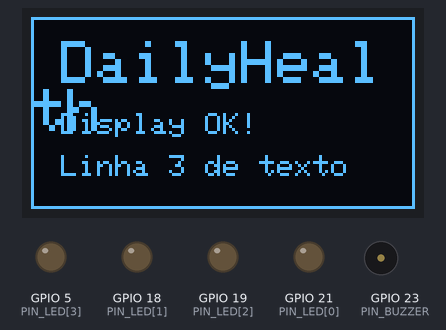
This sketch was run on a simulated ESP32. Parts: 128×64 one-colour display, output pins drawn as LEDs (lit = HIGH), buzzer (waves = sounding). What the sketch prints to the serial monitor is not drawn.

Above: at 1.2 s.
At 4.3 s:
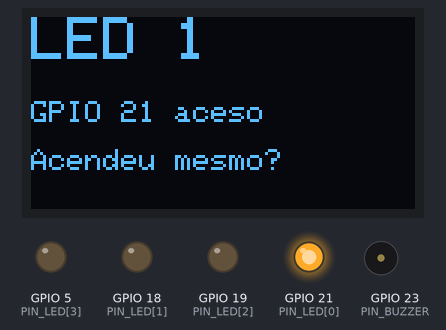
At 5.5 s:
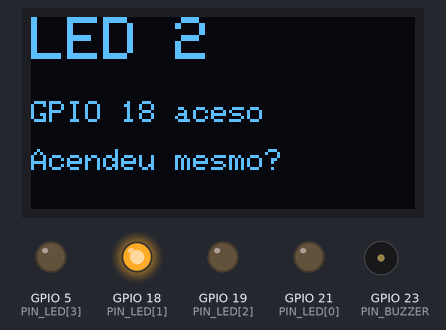
At 11.0 s:
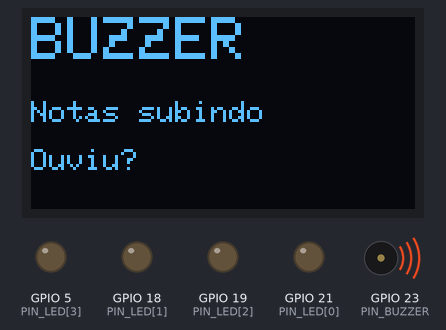
At 21.3 s:
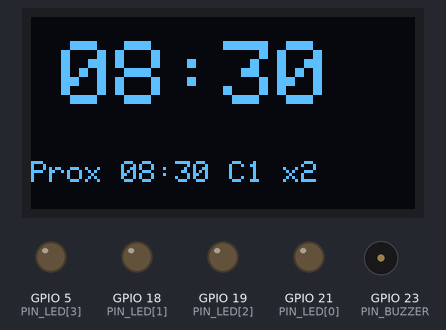
At 34.4 s:
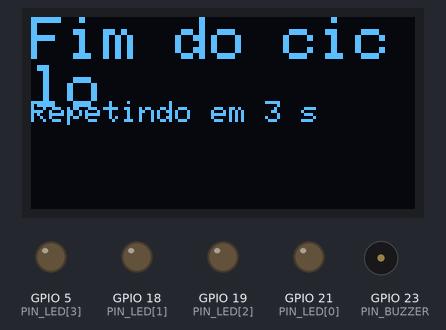
Timing chart, 0 to 35.9 s (numbered marks = the images above):
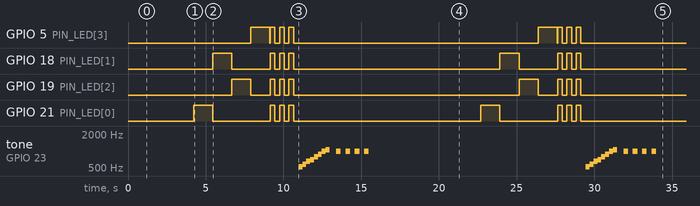

Measured:
- by itself, GPIO 18 (PIN_LED[1]): LOW → HIGH at 5.4 s, → LOW 1.2 s later, → HIGH 2.5 s later, → LOW 0.30 s later, … (16 changes in this stretch)
- by itself, GPIO 19 (PIN_LED[2]): LOW → HIGH at 6.7 s, → LOW 1.2 s later, → HIGH 1.3 s later, → LOW 0.30 s later, … (16 changes in this stretch)
- by itself, GPIO 21 (PIN_LED[0]): LOW → HIGH at 4.2 s, → LOW 1.2 s later, → HIGH 3.7 s later, → LOW 0.30 s later, … (16 changes in this stretch)
- by itself, tone on GPIO 23 (PIN_BUZZER): plays 523 Hz for 0.25 s, 587 Hz for 0.25 s, 659 Hz for 0.25 s, 698 Hz for 0.25 s, 784 Hz for 0.25 s, 880 Hz for 0.25 s … (24 notes in this stretch)
- what the display in image 0 shows lasts 1.5 s, from 1.2 s to 2.7 s
- what the display in image 1 shows lasts 1.3 s, from 4.2 s to 5.5 s
- what the display in image 3 shows lasts 2.4 s, from 11.0 s to 13.4 s

The sketch:

teste_hardware.ino
```cpp
/*
 * TESTE DE HARDWARE - Caixa de Remédios (ESP32)
 * Testa: scanner I2C, display OLED, 4 LEDs e buzzer passivo.
 *
 * Bibliotecas: Adafruit SSD1306 e Adafruit GFX
 * Placa: "ESP32 Dev Module"  |  Monitor Serial: 115200
 *
 * Ligações:
 *   LED 1..4  -> GPIO 21, 18, 19, 5  (cada um com resistor, cátodo no GND)
 *   Buzzer S  -> GPIO 23 (VCC no 3V3, GND no GND)
 *   OLED SDA  -> GPIO 25
 *   OLED SCL  -> GPIO 33
 *   OLED VCC  -> 3V3, GND -> GND
 */

#include <Wire.h>
#include <Adafruit_GFX.h>
#include <Adafruit_SSD1306.h>

const uint8_t PIN_LED[4] = {21, 18, 19, 5};
const uint8_t PIN_BUZZER = 23;
const uint8_t PIN_SDA = 25;
const uint8_t PIN_SCL = 33;

#define OLED_W 128
#define OLED_H 64
Adafruit_SSD1306 display(OLED_W, OLED_H, &Wire, -1);

bool displayOk = false;
uint8_t enderecoOled = 0x3C;

// ---------- utilidades ----------
void tela(const char *linha1, const char *linha2 = "", const char *linha3 = "") {
  Serial.print("[TELA] ");
  Serial.print(linha1);
  Serial.print(" | ");
  Serial.print(linha2);
  Serial.print(" | ");
  Serial.println(linha3);
  if (!displayOk) return;
  display.clearDisplay();
  display.setTextColor(SSD1306_WHITE);
  display.setTextSize(2);
  display.setCursor(0, 0);
  display.print(linha1);
  display.setTextSize(1);
  display.setCursor(0, 28);
  display.print(linha2);
  display.setCursor(0, 44);
  display.print(linha3);
  display.display();
}

void apagarLeds() {
  for (int i = 0; i < 4; i++) digitalWrite(PIN_LED[i], LOW);
}

// Procura dispositivos I2C e devolve o endereço do primeiro encontrado (0 se nenhum)
uint8_t scannerI2C() {
  Serial.println("Procurando dispositivos I2C...");
  uint8_t primeiro = 0;
  for (uint8_t a = 1; a < 127; a++) {
    Wire.beginTransmission(a);
    if (Wire.endTransmission() == 0) {
      Serial.print("  Achei dispositivo em 0x");
      Serial.println(a, HEX);
      if (!primeiro) primeiro = a;
    }
  }
  if (!primeiro) Serial.println("  NENHUM dispositivo I2C encontrado (confira SDA/SCL/VCC/GND).");
  return primeiro;
}

// ---------- testes ----------
void testeLeds() {
  Serial.println("== TESTE DOS LEDS ==");
  for (int i = 0; i < 4; i++) {
    apagarLeds();
    digitalWrite(PIN_LED[i], HIGH);
    char nome[16];
    snprintf(nome, sizeof(nome), "LED %d", i + 1);
    char pino[24];
    snprintf(pino, sizeof(pino), "GPIO %d aceso", PIN_LED[i]);
    tela(nome, pino, "Acendeu mesmo?");
    delay(1200);
  }
  apagarLeds();

  tela("LEDs", "Todos juntos", "");
  for (int v = 0; v < 3; v++) {
    for (int i = 0; i < 4; i++) digitalWrite(PIN_LED[i], HIGH);
    delay(300);
    apagarLeds();
    delay(300);
  }
}

void testeBuzzer() {
  Serial.println("== TESTE DO BUZZER ==");
  tela("BUZZER", "Notas subindo", "Ouviu?");
  const int notas[] = {523, 587, 659, 698, 784, 880, 988, 1047};  // Do ao Do
  for (int i = 0; i < 8; i++) {
    tone(PIN_BUZZER, notas[i]);
    delay(250);
  }
  noTone(PIN_BUZZER);
  delay(400);

  tela("BUZZER", "Alarme: bip bip", "");
  for (int i = 0; i < 4; i++) {
    tone(PIN_BUZZER, 1000);
    delay(300);
    noTone(PIN_BUZZER);
    delay(300);
  }
}

void testeDisplay() {
  Serial.println("== TESTE DO DISPLAY ==");
  if (!displayOk) {
    Serial.println("Display nao iniciou, pulando.");
    return;
  }
  // tela cheia (pixels todos acesos) para achar pixels mortos
  display.clearDisplay();
  display.fillRect(0, 0, OLED_W, OLED_H, SSD1306_WHITE);
  display.display();
  delay(800);

  // moldura + texto
  display.clearDisplay();
  display.drawRect(0, 0, OLED_W, OLED_H, SSD1306_WHITE);
  display.setTextColor(SSD1306_WHITE);
  display.setTextSize(2);
  display.setCursor(10, 8);
  display.print("DailyHealth");
  display.setTextSize(1);
  display.setCursor(10, 32);
  display.print("Display OK!");
  display.setCursor(10, 46);
  display.print("Linha 3 de texto");
  display.display();
  delay(1500);

  // tamanhos de fonte (o que vai aparecer pro idoso)
  display.clearDisplay();
  display.setTextSize(3);
  display.setCursor(10, 8);
  display.print("08:30");
  display.setTextSize(1);
  display.setCursor(0, 48);
  display.print("Prox 08:30 C1 x2");
  display.display();
  delay(1500);
}

void setup() {
  Serial.begin(115200);
  delay(300);
  Serial.println("\n=== TESTE DE HARDWARE - CAIXA DE REMEDIOS ===");

  for (int i = 0; i < 4; i++) {
    pinMode(PIN_LED[i], OUTPUT);
    digitalWrite(PIN_LED[i], LOW);
  }
  pinMode(PIN_BUZZER, OUTPUT);
  digitalWrite(PIN_BUZZER, LOW);

  Wire.begin(PIN_SDA, PIN_SCL);
  uint8_t achado = scannerI2C();
  if (achado) enderecoOled = achado;

  displayOk = display.begin(SSD1306_SWITCHCAPVCC, enderecoOled);
  if (displayOk) {
    Serial.print("Display iniciado no endereco 0x");
    Serial.println(enderecoOled, HEX);
  } else {
    Serial.println("FALHA ao iniciar o display.");
  }
}

void loop() {
  testeDisplay();
  testeLeds();
  testeBuzzer();

  tela("Fim do ciclo", "Repetindo em 3 s", "");
  delay(3000);
}
```
